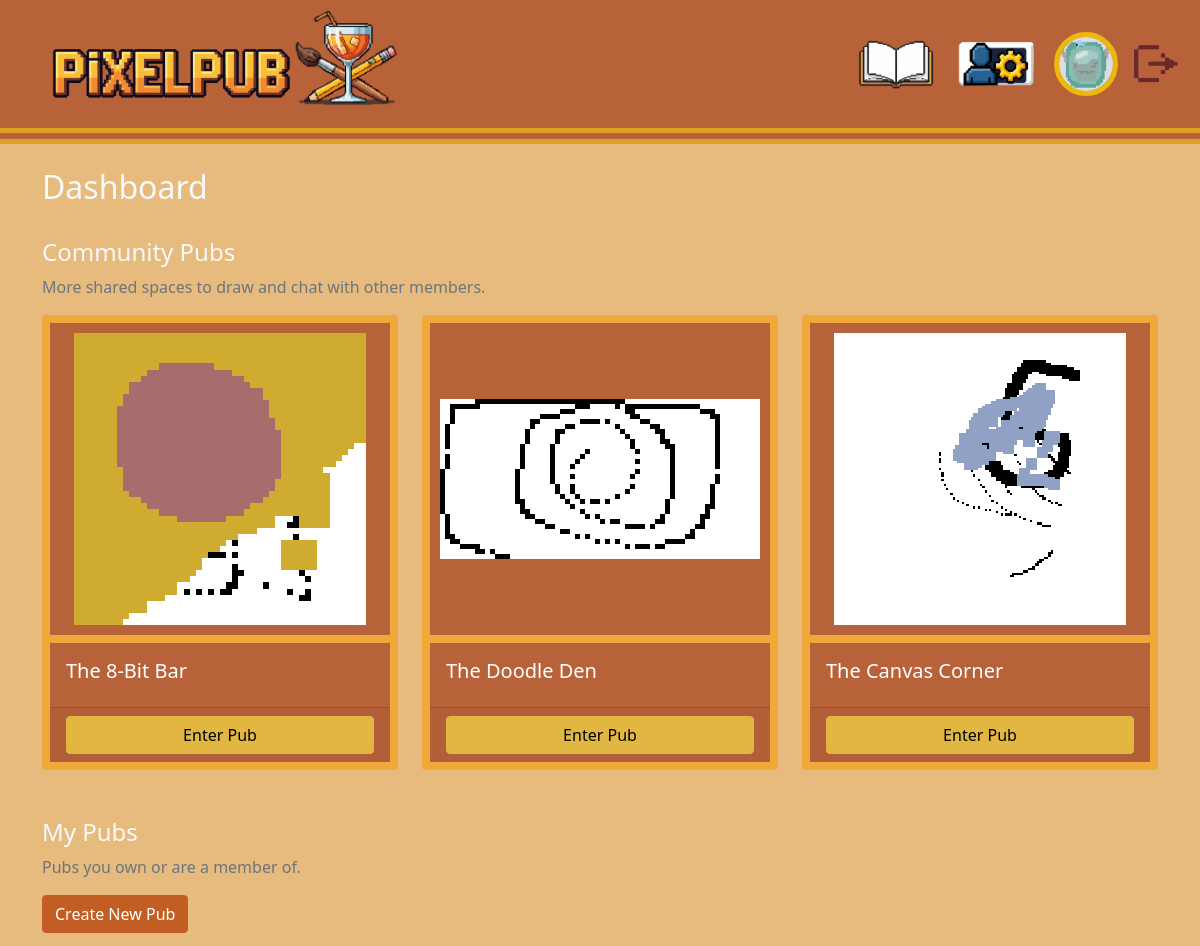
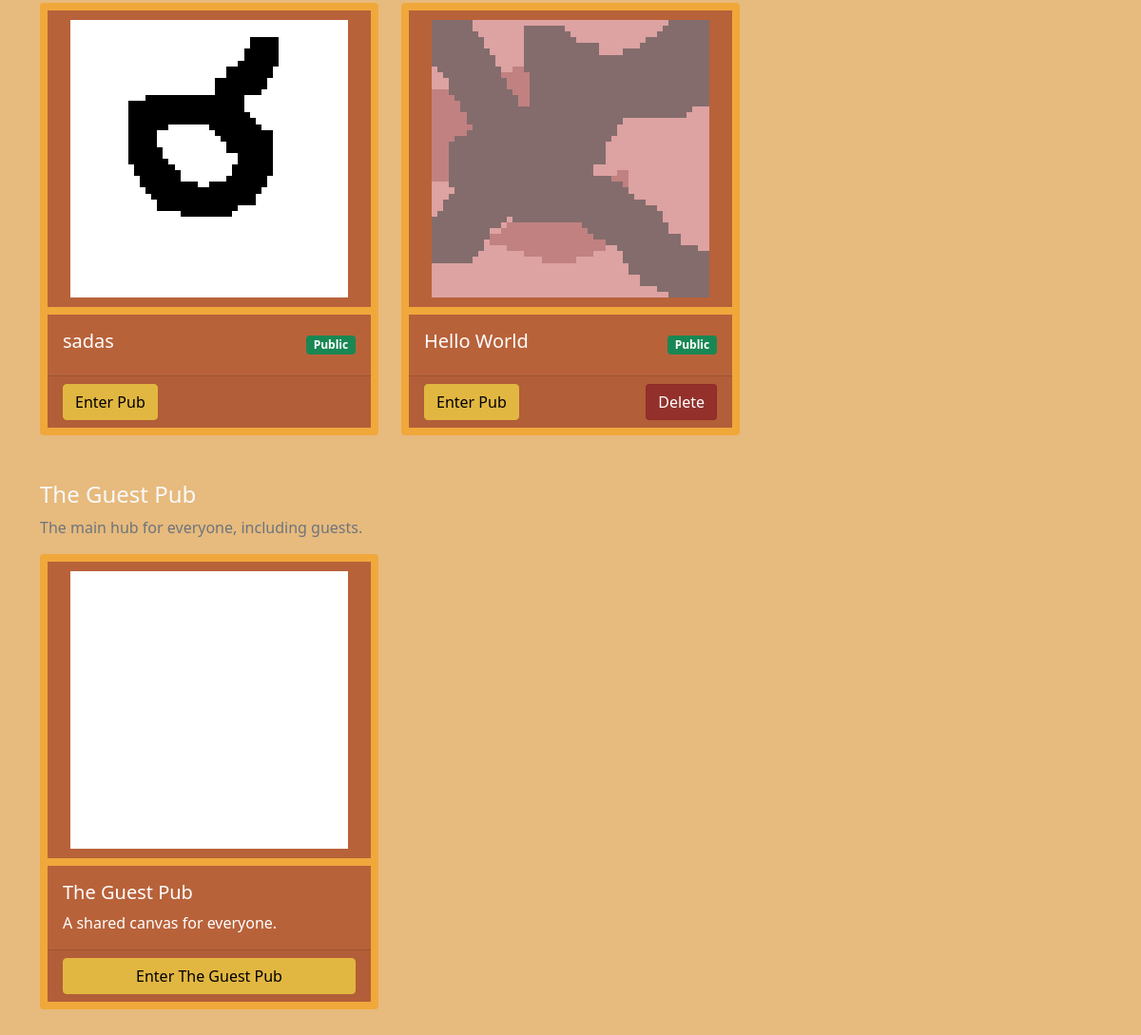
/dashboard (signed in), run on the app's committed database (2 pictures, top to bottom).
### tables this page shows
CREATE TABLE pubs (id INTEGER PRIMARY KEY, name TEXT NOT NULL, owner_id INTEGER, is_private BOOLEAN NOT NULL, canvas_id INTEGER NOT NULL, FOREIGN KEY(owner_id) REFERENCES users(id), FOREIGN KEY(canvas_id) REFERENCES canvases(id));

### app.py (the view)
@app.route("/dashboard")
def dashboard():
    user_id = session.get("user_id")
    guest_name = session.get("guest_name")
    if not user_id and not guest_name:
        return redirect("/login")
    my_pubs = []
    if user_id:
        my_pubs = db.execute("SELECT p.* FROM pubs p JOIN pub_members pm ON p.id = pm.pub_id WHERE pm.user_id = ? AND p.owner_id IS NOT NULL", user_id)
    lobby_pub = db.execute("SELECT * FROM pubs WHERE name = 'The Guest Pub' LIMIT 1")
    community_pubs = db.execute("SELECT * FROM pubs WHERE owner_id IS NULL AND name != 'The Guest Pub'")
    return render_template("dashboard.html", my_pubs=my_pubs, lobby_pub=lobby_pub[0] if lobby_pub else None, community_pubs=community_pubs)

### templates/dashboard.html (shortened to what this page needs)
{% extends "layout.html" %}
{% block main %}
<div class="container">
    {% if session.user_id %}
    <div class="d-flex justify-content-between align-items-center mb-4">
        <h2>Dashboard</h2>
    </div>
    {% else %}
    <h2 class="text-center mb-4">Welcome, {{ session.guest_name }}!</h2>
    {% endif %}
    <h4>Community Pubs</h4>
    <p class="text-muted">More shared spaces to draw and chat with other members.</p>
    <div class="row row-cols-1 row-cols-md-2 row-cols-lg-3 g-4 mb-5">
        {% for pub in community_pubs %}
            <div class="col">
                <div class="card h-100 canvas-preview-card">
                    <img src="/canvas_preview/{{ pub.canvas_id }}.png" class="card-img-top" alt="{{ pub.name }} Preview">
                    <div class="card-body">
                        <h5 class="card-title">{{ pub.name }}</h5>
                    </div>
                    <div class="card-footer">
                        <a href="/pub/{{ pub.id }}" class="btn btn-info w-100">Enter Pub</a>
                    </div>
                </div>
            </div>
        {% else %}
             <div class="col-12"><p>No other community pubs available.</p></div>
        {% endfor %}
    </div>
    {% if session.user_id %}
    <h4>My Pubs</h4>
    <p class="text-muted">Pubs you own or are a member of.</p>
    <a href="/create_pub" class="btn btn-primary mb-3" id="btn-add-pub">Create New Pub</a>
    <div class="row row-cols-1 row-cols-md-2 row-cols-lg-3 g-4" id="my-pub-cards">
        {% for pub in my_pubs %}
            <div class="col">
                <div class="card h-100 canvas-preview-card">
                    <img src="/canvas_preview/{{ pub.canvas_id }}.png" class="card-img-top" alt="{{ pub.name }} Preview">
                    <div class="card-body" id="pub-name-public-private">
                        <h5 class="card-title">{{ pub.name }}</h5>
                        {% if pub.is_private %}<span class="badge bg-danger">Private</span>{% else %}<span class="badge bg-success">Public</span>{% endif %}
                    </div>
                    <div class="card-footer d-flex justify-content-between">
                        <a href="/pub/{{ pub.id }}" class="btn btn-info">Enter Pub</a>
                        {% if pub.owner_id == session.user_id %}
                        <form action="/delete_pub/{{ pub.id }}" method="post" onsubmit="return confirm('Are you sure you want to permanently delete this pub and its canvas? This cannot be undone.');">
                            <button type="submit" class="btn btn-danger">Delete</button>
                        </form>
                        {% endif %}
                    </div>
                </div>
            </div>
        {% else %}
            <div class="col-12"><p>You haven't joined or created any pubs yet.</p></div>
        {% endfor %}
    </div>
    {% endif %}
    <h4 class="mt-5">The Guest Pub</h4>
    <p class="text-muted">The main hub for everyone, including guests.</p>
    <div class="row mb-5">
        {% if lobby_pub %}
            <div class="col-lg-4 col-md-6">
                <div class="card h-100 canvas-preview-card">
                    <img src="/canvas_preview/{{ lobby_pub.canvas_id }}.png" class="card-img-top" alt="{{ lobby_pub.name }} Preview">
                    <div class="card-body">
                        <h5 class="card-title">{{ lobby_pub.name }}</h5>
                        <p class="card-text">A shared canvas for everyone.</p>
                    </div>
                    <div class="card-footer">
                        <a href="/pub/{{ lobby_pub.id }}" class="btn btn-info w-100">Enter The Guest Pub</a>
                    </div>
                </div>
            </div>
        {% else %}
            <div class="col-12"><p>The guest hub is currently unavailable.</p></div>
        {% endif %}
    </div>
</div>
{% endblock %}

### static/css/styles.css (style rules this page uses)
:root { --bg-dark: #d6886c; --bg-secondary: #b8623a; --border-color: #f0a83b; --text-light: #ffffff; --text-muted: #8F9BB3; --primary-color: #c25e24; --primary-hover: #e09a58; --success-color: #00B383; --danger-color: #8f2a2ade; --info-color: #e2b741; }
body { background-color: var(--bg-dark); color: var(--text-light); font-family: 'Segoe UI', Tahoma, Geneva, Verdana, sans-serif; }
.card, .list-group-item { background-color: var(--bg-secondary) !important; border-color: var(--border-color) !important; color: var(--text-light) !important; }
.btn-primary { background-color: var(--primary-color); border-color: var(--primary-color); }
.btn-danger { background-color: var(--danger-color); border-color: var(--danger-color); }
.btn-info { background-color: var(--info-color); border-color: var(--info-color); }
.canvas-preview-card img { width: 100%; height: 320px; object-fit: contain; border-bottom: 8px solid var(--border-color); image-rendering: pixelated; }
.card { border: 8px solid ; }
.card-img-top { padding: 10px; }
#btn-add-pub { margin-bottom: 24px; }
#my-pub-cards { margin-bottom: 40px; }
#pub-name-public-private { display: flex; flex-direction: row; justify-content: space-between; }
#pub-name-public-private span { text-align: center; align-items: center; justify-content: center; align-self: center; }

### data on the page
pubs: shows a picture, name "The 8-Bit Bar"
pubs: shows a picture, name "The Doodle Den"
pubs: shows a picture, name "The Canvas Corner"
pubs: shows a picture, name "sadas", is_private "Public"
pubs: shows a picture, name "Hello World", is_private "Public"
pubs: name "The Guest Pub"
